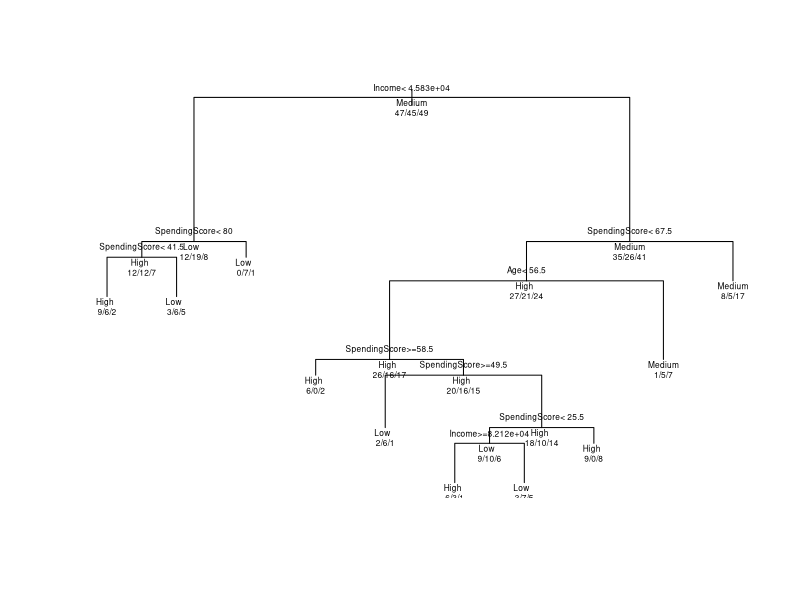
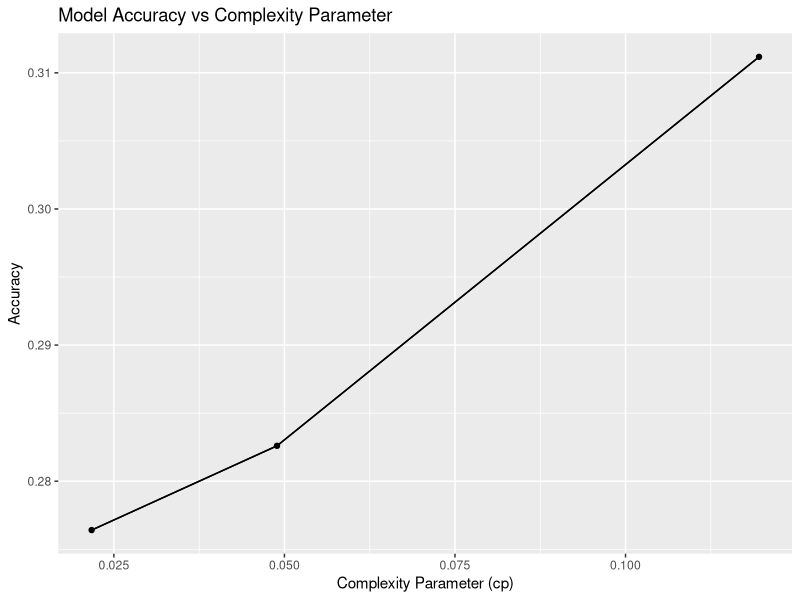

R code for these plots, in order:
# Install and load necessary packages
#install.packages(c("rpart", "caret", "ggplot2"))
library(rpart)
library(caret)
library(ggplot2)

# Set seed for reproducibility
set.seed(42)

# Step 1: Generate Fake Data
n <- 200  # Number of observations
data <- data.frame(
  Age = sample(18:70, n, replace = TRUE),
  Income = sample(20000:120000, n, replace = TRUE),
  SpendingScore = sample(1:100, n, replace = TRUE),
  Segment = sample(c("Low", "Medium", "High"), n, replace = TRUE)
)

# View the first few rows of the data
head(data)

# Step 2: Split the Data into Training and Testing Sets
set.seed(42)
trainIndex <- createDataPartition(data$Segment, p = 0.7, list = FALSE)
trainData <- data[trainIndex, ]
testData <- data[-trainIndex, ]

# Step 3: Build the Decision Tree Model
treeModel <- rpart(Segment ~ Age + Income + SpendingScore, 
                   data = trainData, 
                   method = "class")

# Print the model summary
summary(treeModel)

# Step 4: Visualize the Decision Tree
plot(treeModel)
text(treeModel, use.n = TRUE, all = TRUE, cex = 0.5)

# Step 5: Predict and Evaluate the Model

# Predict on the test data
predictions <- predict(treeModel, newdata = testData, type = "class")

testData$Segment <- factor(testData$Segment) # Ensure the reference variable is a factor

predictions <- factor(predictions, levels = levels(testData$Segment)) # Ensure predictions are a factor with the same levels as the reference

confusionMatrix(predictions, testData$Segment) # Generate the confusion matrix


# Step 6: Fine-Tune the Model with caret
# Define the training control
train_control <- trainControl(method = "cv", number = 10)

# Train the model with caret
tunedModel <- train(Segment ~ Age + Income + SpendingScore, 
                    data = trainData, 
                    method = "rpart", 
                    trControl = train_control)

# Print the best model
print(tunedModel$finalModel)

# Step 7: Visualize Model Performance with ggplot2
# Plot the complexity parameter (cp) vs accuracy
ggplot(tunedModel) +
  geom_line(aes(x = tunedModel$results$cp, y = tunedModel$results$Accuracy)) +
  labs(x = "Complexity Parameter (cp)", y = "Accuracy") +
  ggtitle("Model Accuracy vs Complexity Parameter")

